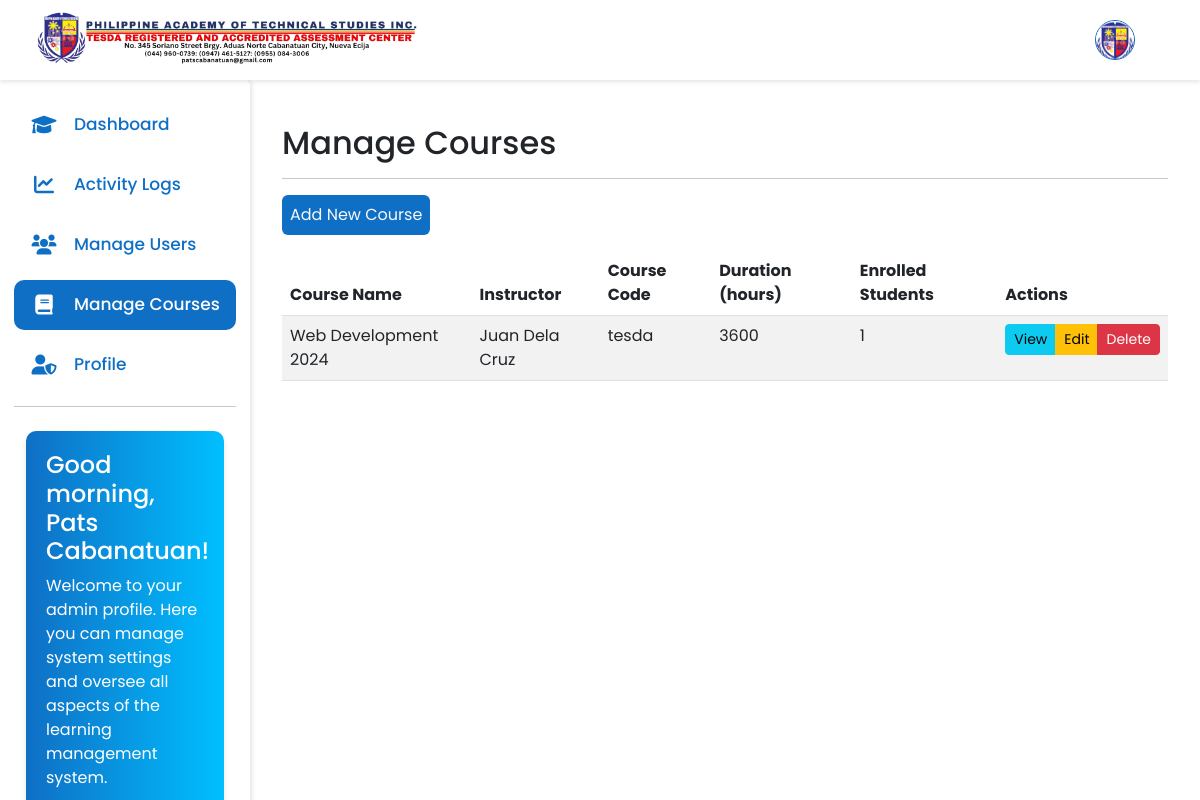
Page /system_admin/sa_main.php?page=sa_manage_courses (signed in) on the committed database.
### tables this page shows
CREATE TABLE `users` (
  `user_id` int(11) NOT NULL,
  `fullname` varchar(60) NOT NULL,
  `username` varchar(30) NOT NULL,
  `profile_picture` varchar(100) NOT NULL,
  `email` varchar(40) NOT NULL,
  `password` varchar(70) NOT NULL,
  `role` varchar(15) NOT NULL,
  `otp` varchar(6) DEFAULT NULL,
  `otp_expiration` datetime DEFAULT NULL,
  `is_verified` tinyint(1) DEFAULT 0,
  `created_at` datetime NOT NULL DEFAULT current_timestamp()
);

CREATE TABLE `courses` (
  `course_id` int(11) NOT NULL,
  `user_id` int(11) NOT NULL,
  `course_name` varchar(50) NOT NULL,
  `course_img` varchar(100) NOT NULL,
  `course_desc` text NOT NULL,
  `course_duration` int(11) NOT NULL,
  `course_code` varchar(8) NOT NULL
);

### system_admin/sa_manage_courses.php (the view, shortened to what this page needs)
<?php
$query = "SELECT c.*, u.fullname AS instructor_name, COUNT(e.enrollment_id) AS enrolled_students
          FROM courses c
          JOIN users u ON c.user_id = u.user_id
          LEFT JOIN enrollments e ON c.course_id = e.course_id
          GROUP BY c.course_id
          ORDER BY c.course_id DESC";
$result = mysqli_query($connect, $query);
?>
<div class="container mt-4">
    <h2>Manage Courses</h2>
    <hr>
    <button type="button" class="button-primary p-2 rounded mb-3" data-toggle="modal" data-target="#addCourseModal">
        Add New Course
    </button>
    <div class="table-responsive">
        <table class="table table-striped table-hover">
            <thead class="thead-dark">
                <tr>
                    <th>Course Name</th>
                    <th>Instructor</th>
                    <th>Course Code</th>
                    <th>Duration (hours)</th>
                    <th>Enrolled Students</th>
                    <th>Actions</th>
                </tr>
            </thead>
            <tbody>
                <?php while ($row = mysqli_fetch_assoc($result)) : ?>
                    <tr>
                        <td><?php echo htmlspecialchars($row['course_name']); ?></td>
                        <td><?php echo htmlspecialchars($row['instructor_name']); ?></td>
                        <td><?php echo htmlspecialchars($row['course_code']); ?></td>
                        <td><?php echo htmlspecialchars($row['course_duration']); ?></td>
                        <td><?php echo htmlspecialchars($row['enrolled_students']); ?></td>
                        <td>
                            <div class="btn-group" role="group">
                                <a href="sa_view_course.php?id=<?php echo $row['course_id']; ?>" class="btn btn-sm btn-info">View</a>
                                <button type="button" class="btn btn-sm btn-warning" data-toggle="modal" data-target="#editCourseModal<?php echo $row['course_id']; ?>">Edit</button>
                                <button type="button" class="btn btn-sm btn-danger" data-bs-toggle="modal" data-bs-target="#exampleModal">
                                Delete
                                </button>
                            </div>
                        </td>
                    </tr>
                <?php endwhile; ?>
            </tbody>
        </table>
    </div>
</div>

### system_admin/sa_main.php (shortened to what this page needs)
<?php
    include '../dbConn/config.php';
    $userID = $_SESSION['userID'];
    $page = isset($_GET['page']) ? $_GET['page'] : 'sa_dashboard';
    switch($page){
        case 'sa_manage_courses':
            $filename = 'sa_manage_courses.php';
            break;
    }
    $sqlProfile = "SELECT profile_picture FROM users WHERE user_id = '$userID'";
    $resultProfile = mysqli_query($connect, $sqlProfile);
    $pic = mysqli_fetch_assoc($resultProfile);
    $profilePic = $pic['profile_picture'] ?? 'default.jpg';
?>
<!DOCTYPE html>
<html lang="en">
<head>
    <link href="https://cdn.jsdelivr.net/npm/bootstrap@5.3.0/dist/css/bootstrap.min.css" rel="stylesheet">
    <link href="https://cdnjs.cloudflare.com/ajax/libs/font-awesome/6.0.0-beta3/css/all.min.css" rel="stylesheet">
    <link rel="stylesheet" href="../styles/sideNav.css?<?php echo time(); ?>">
    <link rel="stylesheet" href="../styles/color.css?<?= time() ?>">
</head>
<body>
    <nav class="navbar navbar-expand-lg fixed-top">
        <div class="container-fluid ms-4 me-4">
            <a class="navbar-brand" href="index.php">
                <img src="../assets/images/pats-logo.png" alt="Pats Logo" style="height: 60px; width: 100%">
            </a>
            <div class="d-flex align-items-center ms-auto">
                <div class="dropdown">
                    <button class="btn btn-link me-3" type="button" id="profileDropdown" data-bs-toggle="dropdown" aria-expanded="false">
                    <img src="../assets/userProfilePicture/<?php echo (!empty($profilePic)) ? $profilePic : 'default.jpg'; ?>" alt="profile photo" style="width: 40px; height: 40px; border-radius: 50%; object-fit: cover;">
                    </button>
                </div>
            </div>
        </div>
    </nav>
    <nav class="sidebar">
        <div class="menu-bar">
            <div class="menu">
                <ul class="menu-links">
                    <li class="nav-link">
                        <a href="?page=sa_dashboard">
                            <i class="fa-solid fa-graduation-cap icon modified-text-primary"></i>
                            <span class="text nav-text modified-text-primary">Dashboard</span>
                        </a>
                    </li>
                    <li class="nav-link">
                        <a href="?page=sa_activity_logs">
                            <i class="fa-solid fa-chart-line icon modified-text-primary"></i>
                            <span class="text nav-text modified-text-primary">Activity Logs</span>
                        </a>
                    </li>
                    <li class="nav-link">
                        <a href="?page=sa_manage_users">
                        <i class="fa-solid fa-users icon modified-text-primary"></i>
                            <span class="text nav-text modified-text-primary">Manage Users</span>
                        </a>
                    </li>
                    <li class="nav-link">
                        <a href="?page=sa_manage_courses">
                        <i class="fa-solid fa-book icon modified-text-primary"></i>
                            <span class="text nav-text modified-text-primary">Manage Courses</span>
                        </a>
                    </li>
                    <li class="nav-link">
                        <a href="?page=sa_profile">
                        <i class="fa-solid fa-user-shield icon modified-text-primary"></i>
                            <span class="text nav-text modified-text-primary">Profile</span>
                        </a>
                    </li>
                    <hr>
                    <div class="container mt-4">
                        <div class="welcome-text">
                            <h4 id="greeting"></h4>
                            <p>Welcome to your admin profile. Here you can manage system settings and oversee all aspects of the learning management system.</p>
                        </div>
                    </div>
                </ul>
            </div>
        </div>
    </nav>
    <div class="content flex-grow-1" id="content-area">
    <?php include $filename; ?>
    </div>
</body>
</html>

### styles/sideNav.css (style rules this page uses)
* { margin: 0; padding: 0; box-sizing: border-box; font-family: 'Poppins', sans-serif; }
* > .nav-link { border-radius: 10px; }
:root { --body-color: #cbedfd; --sidebar-color: #FFF; --primary-color: #0f6fc5; --primary-color-light: #F6F5FF; --toggle-color: #DDD; --text-color: #0f6fc5; --background-color: white; --tran-03: all 0.2s ease; --tran-04: all 0.3s ease; --tran-05: all 0.3s ease; }
body { font-family: 'Poppins', sans-serif; background-color: var(--background-color); padding-top: 80px; }
.sidebar { position: fixed; top: 80px; left: 0; bottom: 0; height: 100%; width: 250px; padding: 10px 14px; background: var(--sidebar-color); transition: var(--tran-05); z-index: 100; border-top-right-radius: 5px; overflow-y: auto; box-shadow: 2px 0 4px rgba(0,0,0,0.1); }
.sidebar li { height: 50px; list-style: none; display: flex; align-items: center; margin-top: 10px; }
.header .image, .sidebar .icon { min-width: 60px; border-radius: 6px; }
.sidebar .icon { min-width: 60px; border-radius: 6px; height: 100%; display: flex; align-items: center; justify-content: center; font-size: 20px; }
.sidebar .text, .sidebar .icon { color: var(--text-color); transition: var(--tran-03); }
.sidebar .text { font-size: 17px; font-weight: 500; white-space: nowrap; opacity: 1; }
.sidebar li a { list-style: none; height: 100%; background-color: transparent; display: flex; align-items: center; height: 100%; width: 100%; text-decoration: none; transition: var(--tran-03); }
.sidebar .menu-bar { height: calc(100% - 55px); display: flex; flex-direction: column; justify-content: space-between; overflow-y: scroll; }
.menu-links { padding: 0; position: relative; }
.navbar { background-color: var(--background-color); box-shadow: 0 2px 4px rgba(0,0,0,0.1); height: 80px; }
.navbar-brand, .nav-link { color: var(--text-color); }
.sidebar .nav-link a { color: #333; transition: all 0.3s ease; padding: 15px 0px; height: 100%; width: 100%; }
.sidebar .nav-link.active { background-color: #0f6fc5 ; border-radius: 10px; }
.sidebar .nav-link.active a, .sidebar .nav-link.active i, .sidebar .nav-link.active span { color: white !important; }
.sidebar .nav-link a { color: #333; text-decoration: none; }
.content { transition: all 0.3s; padding: 20px; }
.dropdown button img { height: 40px; width: 40px; border: 1px solid #0f6fc5; border-radius: 50%; }
@media (min-width: 769px) { .content { margin-left: 250px; } }
.welcome-text { background: linear-gradient(to right, #0f6fc5, #00bfff); color: white; padding: 20px; border-radius: 10px; margin-bottom: 20px; box-shadow: 0 4px 6px rgba(0, 0, 0, 0.1); transition: transform 0.3s ease; }

### styles/color.css (style rules this page uses)
:root { --primary-color: #0f6fc5; --secondary-color: #6c757d; --success-color: #28a745; --danger-color: #dc3545; --warning-color: #ffc107; --info-color: #17a2b8; --light-color: #f8f9fa; --dark-color: #343a40; --text-primary: #212529; --text-secondary: #6c757d; --text-light: #f8f9fa; --bg-primary: #ffffff; --bg-secondary: #f8f9fa; --border-color: #dee2e6; --accent-color: #fd7e14; --highlight-color: #20c997; }
.button-primary { background-color: var(--primary-color) !important; color: var(--text-light) !important; transition: all 0.3s ease !important; border: none; }
.modified-text-primary { color: var(--primary-color) !important; }

### rows in the picture
users: profile_picture (picture)
courses: course_name "Web Development 2024", user.fullname "Juan Dela Cruz", course_code "tesda", course_duration "3600", enrolled_students "1"
